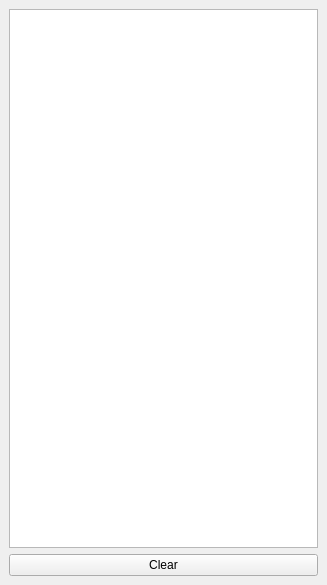
<?xml version="1.0" encoding="UTF-8"?>
<ui version="4.0">
 <class>MainWindow</class>
 <widget class="QMainWindow" name="MainWindow">
  <property name="geometry">
   <rect>
    <x>0</x>
    <y>0</y>
    <width>327</width>
    <height>585</height>
   </rect>
  </property>
  <property name="windowTitle">
   <string>MainWindow</string>
  </property>
  <widget class="QWidget" name="centralwidget">
   <layout class="QVBoxLayout" name="verticalLayout">
    <item>
     <widget class="QTableWidget" name="tableWidget"/>
    </item>
    <item>
     <widget class="QPushButton" name="pushButton_2">
      <property name="text">
       <string>Clear</string>
      </property>
     </widget>
    </item>
   </layout>
  </widget>
 </widget>
 <resources/>
 <connections/>
</ui>
